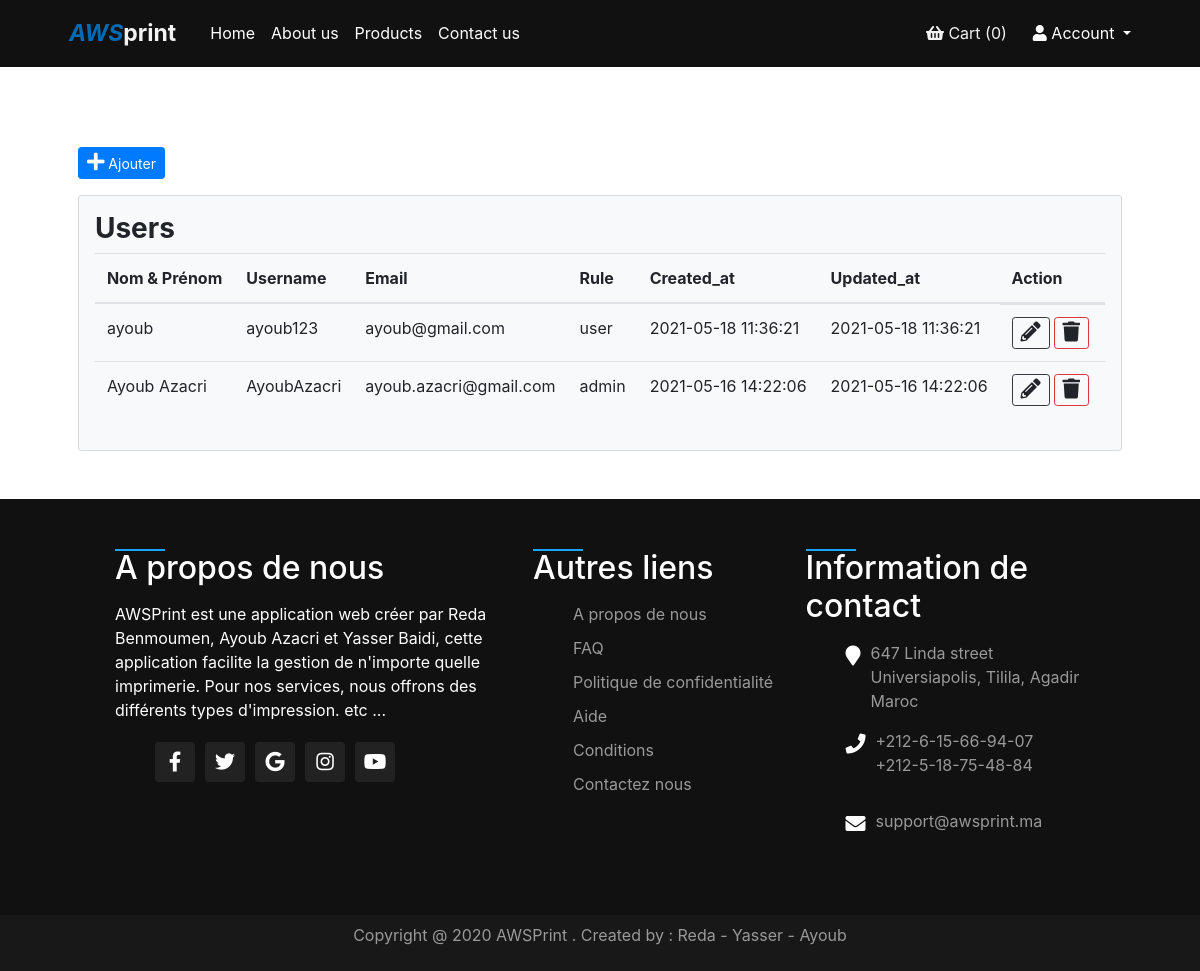
The app's page /users (signed in) with its own data.
### tables this page shows
CREATE TABLE `users` (
  `user_id` int(11) UNSIGNED NOT NULL,
  `fullname` varchar(255) NOT NULL,
  `username` varchar(255) NOT NULL,
  `email` varchar(100) NOT NULL,
  `password` varchar(100) NOT NULL,
  `admin` tinyint(1) NOT NULL DEFAULT 0,
  `created_at` timestamp NOT NULL DEFAULT current_timestamp(),
  `updated_at` timestamp NOT NULL DEFAULT current_timestamp()
);

### controllers/AdminController.php (called while the page is built)
<?php
class AdminController{
    public function index($page){
        include('views/admin/'.$page.'.php');
    }
}
?>

### autoload.php (called while the page is built, shortened)
<?php
function autoload($class_name){
    $array_paths = array(
        'database/',
        'app/classes/',
        'models/',
        'controllers/'
    );
    $parts = explode('\\',$class_name);
    $name = array_pop($parts);
    foreach($array_paths as $path){
        $file = sprintf($path.'%s.php',$name);
    }
}
?>

### database/DB.php (called while the page is built)
<?php
class DB{
    static public function connect(){
        $db = new PDO("mysql:host=localhost;dbname=imprimerie","root","");
        $db->exec('set names utf8');
        $db->setAttribute(PDO::ATTR_ERRMODE, PDO::ERRMODE_WARNING);
        return $db;
    }
}
?>

### models/User.php (called while the page is built, shortened)
<?php
class User{
    static public function getAll(){
        $stmt = DB::connect()-> prepare('SELECT * FROM users ORDER BY created_at DESC');
        $stmt-> execute();
        return $stmt->fetchAll();
    }
}

### controllers/UsersController.php (called while the page is built, shortened)
<?php
class UsersController{
    public function getAllUsers(){
        $users = User::getAll();
        return $users;
    }
}

### views/admin/users.php (the view, shortened to what this page needs)
<?php
   if(isset($_SESSION["admin"]) && $_SESSION["admin"] == true){
    $data = new UsersController();
    $users = $data->getAllUsers();
   }else{
       Redirect::to("home");
   }
?>
<div class="container">
   <div class="row my-5">
    <div class="col-md-13 mx-auto">
    <div class="form-group">
            <a href="<?php echo BASE_URL?>addUser" class="btn btn-primary btn-sm">
                <i class="fas fa-plus"></i> Ajouter
            </a>
        </div>
        <div class="card bg-light p-3">
            <table class="table table-hover table-inverse">
                    <h3 class="font-weight-bold">Users</h3>
                <thead>
                    <tr>
                        <th>Nom & Prénom</th>
                        <th>Username</th>
                        <th>Email</th>
                        <th>Rule</th>
                        <th>Created_at</th>
                        <th>Updated_at</th>
                        <th>Action</th>
                    </tr>
                </thead>
                <tbody>
                    <?php foreach($users as $user) :?>
                    <tr>
                        <td><?php echo $user["fullname"]?></td>
                        <td><?php echo $user["username"]?></td>
                        <td><?php echo $user["email"]?></td>
                        <td><?php if($user["admin"] == 1){
                                echo "admin";
                            }else{
                                echo "user";
                            }
                        ?></td>
                        <td><?php echo $user["created_at"]?></td>
                        <td><?php echo $user["updated_at"]?></td>
                        <td class="d-flex flex-row justify-content-center align-items-center">
                            <a onclick="submitFormUser(<?php echo $user['user_id'];?>)" class="btn btn-sm btn-outline-dark  mr-1">
                                <i class="fa fa-pencil-alt"></i>
                            </a>
                            <a onclick="deleteFormUser(<?php echo $user['user_id'];?>)" class="btn btn-sm btn-outline-danger mr-1"">
                                <i class="fa fa-trash"></i>
                            </a>
                        </td>
                    </tr>
                    <?php endforeach;?>
                </tbody>
            </table>
        </div>
    </div>
   </div>
</div>

### views/includes/navbar.php (style rules this page uses)
html { overflow-x :hidden; }

### views/includes/footer.php (style rules this page uses)
.btn i { font-size: 20px; transition: 0.2s linear; }

### records on screen
users: fullname "ayoub", username "ayoub123", email "ayoub@gmail.com", admin "user", created_at "2021-05-18 11:36:21", updated_at "2021-05-18 11:36:21"
users: fullname "Ayoub Azacri", username "AyoubAzacri", email "ayoub.azacri@gmail.com", admin "admin", created_at "2021-05-16 14:22:06", updated_at "2021-05-16 14:22:06"
